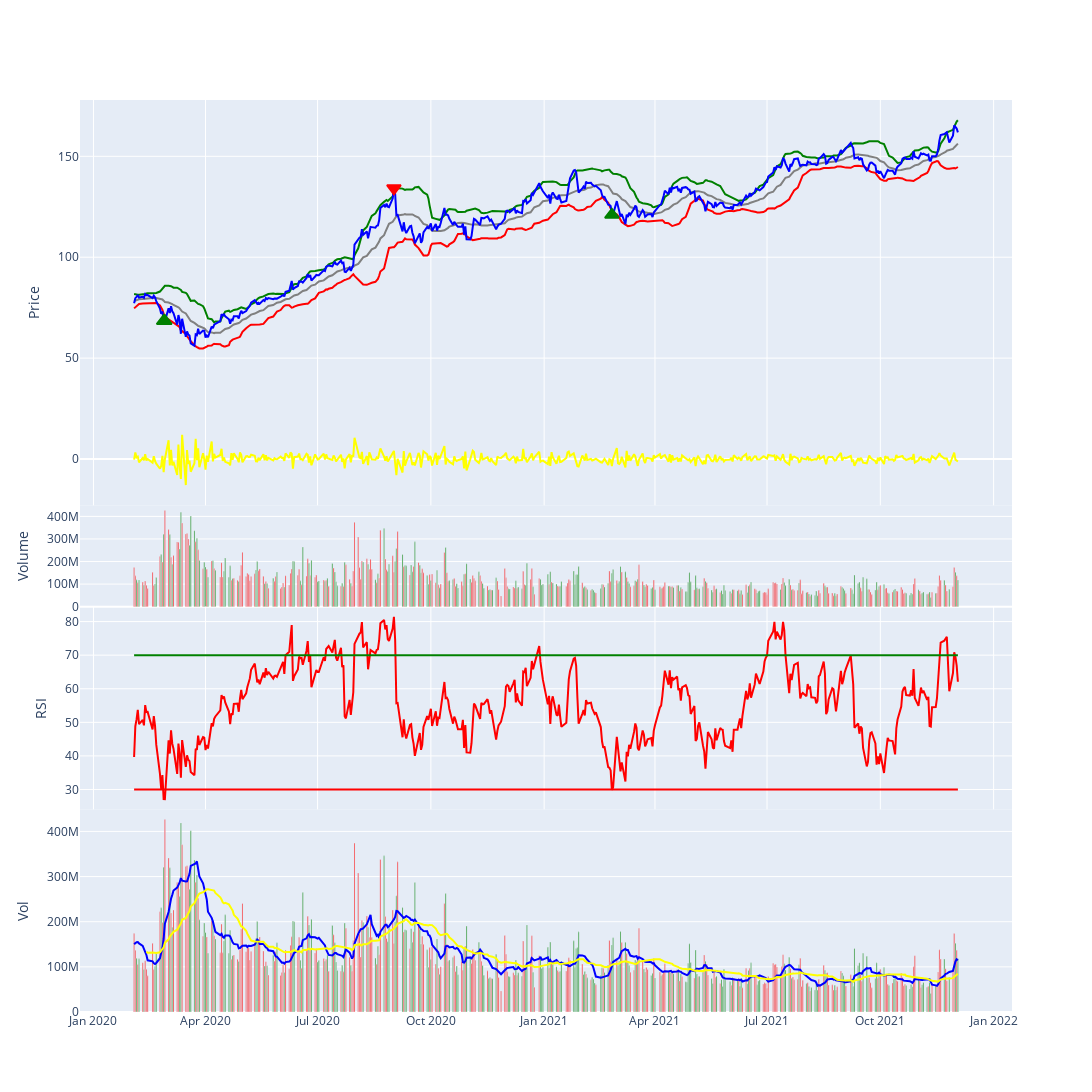

Notebook code cell kept with this figure:
### Code cell
fig = make_subplots(rows=4, cols=1, shared_xaxes=True,
                        vertical_spacing=0.00, row_heights=[2,0.5,1,1])
 

    fig.add_trace(go.Scatter(x=df.index,
                             y=df['BBU'],name="BBH",
                             line=dict(color='green', width=2)
                            ), row=1, col=1)
    fig.add_trace(go.Scatter(x=df.index,
                             y=df['BBL'],name="BBL",
                             line=dict(color='red', width=2)
                            ), row=1, col=1)
    fig.add_trace(go.Scatter(x=df.index,
                             y=df['BBM'],name="BBM",
                             line=dict(color='grey', width=2)
                            ), row=1, col=1)
    fig.add_trace(go.Scatter(x=df.index,
                             y=df['Close'],name="Close",
                             line=dict(color='blue', width=2)
                            ), row=1, col=1)
    fig.add_trace(go.Scatter(x=df.index,
                             y=df['change'],name="Change%",
                             line=dict(color='yellow', width=2)
                            ), row=1, col=1)
    fig.add_trace(go.Scatter(x=df.index,
                         y=buy_price,name="BUY",
                         mode='markers',marker=dict(color='green'),marker_symbol='triangle-up',marker_line_color="green",
                         marker_line_width=2, marker_size=12
                        ), row=1, col=1)

    fig.add_trace(go.Scatter(x=df.index,
                         y=sell_price,name="SELL",
                         mode='markers',marker=dict(color='red'),marker_symbol='triangle-down',marker_line_color="red",
                         marker_line_width=2, marker_size=12
                        ), row=1, col=1)
    # Plot volume trace on 2nd row
    colors = ['green' if row['Open'] - row['Close'] >= 0 
              else 'red' for index, row in df.iterrows()]

    
    fig.add_trace(go.Bar(x=df.index, 
                         y=df['Volume'],name="Volume",
                         marker_color=colors
                        ), row=2, col=1)
    # Plot MACD trace on 3rd row

    fig.add_trace(go.Scatter(x=df.index,
                             y=df['RSI'],name="RSI",
                             line=dict(color='red', width=2)
                            ), row=3, col=1)
    fig.add_shape(type='line',
                    x0=df.index.min(),
                    y0=30,
                    x1=df.index.max(),
                    y1=30,
                    line=dict(color='Red',),
                    xref='x',
                    yref='y', row=3, col=1
    )
    fig.add_shape(type='line',
                    x0=df.index.min(),
                    y0=70,
                    x1=df.index.max(),
                    y1=70,
                    line=dict(color='Green',),
                    xref='x',
                    yref='y', row=3, col=1
    )


    
    fig.add_trace(go.Bar(x=df.index, 
                         y=df['Volume'],name="Volume",
                         marker_color=colors
                        ), row=4, col=1)
    fig.add_trace(go.Scatter(x=df.index,
                             y=df['10dVol'],name="10dVol",
                             line=dict(color='blue', width=2)
                            ), row=4, col=1)
    fig.add_trace(go.Scatter(x=df.index,
                             y=df['30dVol'],name="30dVol",
                             line=dict(color='yellow', width=2)
                            ), row=4, col=1)


    # update y-axis label
    fig.update_yaxes(title_text="Price", row=1, col=1)
    fig.update_yaxes(title_text="Volume", row=2, col=1)
    fig.update_yaxes(title_text="RSI", row=3, col=1)
    fig.update_yaxes(title_text="Vol", row=4, col=1)

    # update layout by changing the plot size, hiding legends & rangeslider, and removing gaps between dates
    fig.update_layout(height=1200, width=1200, 
                      showlegend=False, hovermode="x unified",
                      xaxis_rangeslider_visible=False)

### Figure 1 — Plotly figure (JSON) as saved in the notebook; plotly's stock layout.template omitted (floating-point values rounded to 4 significant figures; data arrays with more than 128 entries replaced by an {"elided": "..."} marker saying what was removed)
{"data": [{"line": {"color": "green", "width": 2}, "name": "BBH", "type": "scatter", "x": {"elided": "465 str values"}, "xaxis": "x", "y": {"elided": "465 float values"}, "yaxis": "y"}, {"line": {"color": "red", "width": 2}, "name": "BBL", "type": "scatter", "x": {"elided": "465 str values"}, "xaxis": "x", "y": {"elided": "465 float values"}, "yaxis": "y"}, {"line": {"color": "grey", "width": 2}, "name": "BBM", "type": "scatter", "x": {"elided": "465 str values"}, "xaxis": "x", "y": {"elided": "465 float values"}, "yaxis": "y"}, {"line": {"color": "blue", "width": 2}, "name": "Close", "type": "scatter", "x": {"elided": "465 str values"}, "xaxis": "x", "y": {"elided": "465 float values"}, "yaxis": "y"}, {"line": {"color": "yellow", "width": 2}, "name": "Change%", "type": "scatter", "x": {"elided": "465 str values"}, "xaxis": "x", "y": {"elided": "465 float values"}, "yaxis": "y"}, {"marker": {"color": "green", "line": {"color": "green", "width": 2}, "size": 12, "symbol": "triangle-up"}, "mode": "markers", "name": "BUY", "type": "scatter", "x": {"elided": "465 str values"}, "xaxis": "x", "y": {"elided": "465 float values"}, "yaxis": "y"}, {"marker": {"color": "red", "line": {"color": "red", "width": 2}, "size": 12, "symbol": "triangle-down"}, "mode": "markers", "name": "SELL", "type": "scatter", "x": {"elided": "465 str values"}, "xaxis": "x", "y": {"elided": "465 float values"}, "yaxis": "y"}, {"marker": {"color": {"elided": "465 str values"}}, "name": "Volume", "type": "bar", "x": {"elided": "465 str values"}, "xaxis": "x2", "y": {"elided": "465 int values"}, "yaxis": "y2"}, {"line": {"color": "red", "width": 2}, "name": "RSI", "type": "scatter", "x": {"elided": "465 str values"}, "xaxis": "x3", "y": {"elided": "465 float values"}, "yaxis": "y3"}, {"marker": {"color": {"elided": "465 str values"}}, "name": "Volume", "type": "bar", "x": {"elided": "465 str values"}, "xaxis": "x4", "y": {"elided": "465 int values"}, "yaxis": "y4"}, {"line": {"color": "blue", "width": 2}, "name": "10dVol", "type": "scatter", "x": {"elided": "465 str values"}, "xaxis": "x4", "y": {"elided": "465 int values"}, "yaxis": "y4"}, {"line": {"color": "yellow", "width": 2}, "name": "30dVol", "type": "scatter", "x": {"elided": "465 str values"}, "xaxis": "x4", "y": {"elided": "465 float values"}, "yaxis": "y4"}], "layout": {"height": 1200, "hovermode": "x unified", "shapes": [{"line": {"color": "Red"}, "type": "line", "x0": "2020-02-03T00:00:00", "x1": "2021-12-03T00:00:00", "xref": "x3", "y0": 30, "y1": 30, "yref": "y3"}, {"line": {"color": "Green"}, "type": "line", "x0": "2020-02-03T00:00:00", "x1": "2021-12-03T00:00:00", "xref": "x3", "y0": 70, "y1": 70, "yref": "y3"}], "showlegend": false, "width": 1200, "xaxis": {"anchor": "y", "domain": [0, 1], "matches": "x4", "rangeslider": {"visible": false}, "showticklabels": false}, "xaxis2": {"anchor": "y2", "domain": [0, 1], "matches": "x4", "showticklabels": false}, "xaxis3": {"anchor": "y3", "domain": [0, 1], "matches": "x4", "showticklabels": false}, "xaxis4": {"anchor": "y4", "domain": [0, 1]}, "yaxis": {"anchor": "x", "domain": [0.5556, 1], "title": {"text": "Price"}}, "yaxis2": {"anchor": "x2", "domain": [0.4444, 0.5556], "title": {"text": "Volume"}}, "yaxis3": {"anchor": "x3", "domain": [0.2222, 0.4444], "title": {"text": "RSI"}}, "yaxis4": {"anchor": "x4", "domain": [0, 0.2222], "title": {"text": "Vol"}}}}
